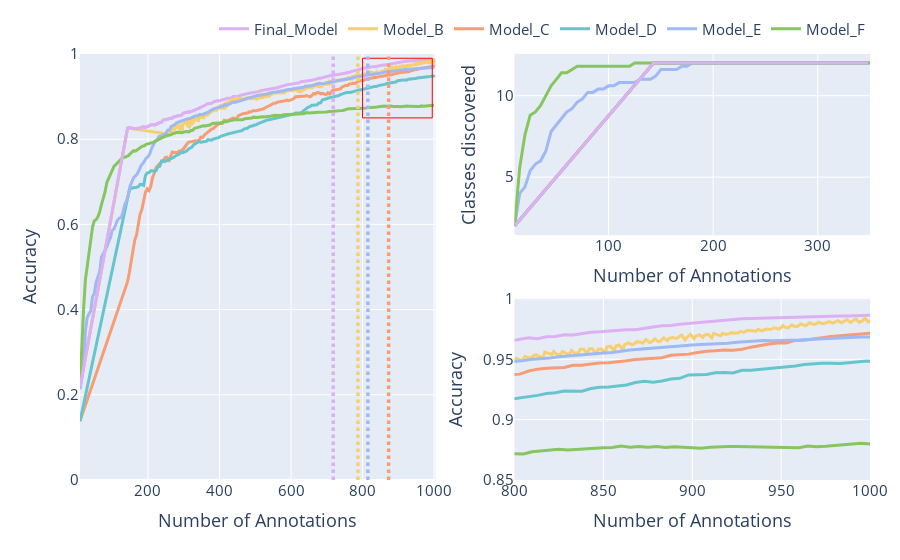

Notebook code for this chart:
### Code cell
import os
import pandas as pd
import plotly.graph_objects as go
from plotly.subplots import make_subplots
import numpy as np

folder = 'Results/OverallCA/USC'

# Get all csv files
files = os.listdir(folder)

import plotly.express as px
pastel = px.colors.qualitative.Pastel

# color key
color_key = {
    'Final_Model': pastel[3],
    'Model_B': pastel[1],
    'Model_C': pastel[2],
    'Model_D': pastel[0],
    'Model_F': pastel[4],
    'Model_E': pastel[5]
}

# Calculate average across 5 iterations
Final_Model = []
Model_B = []
Model_C = []
Model_D = []
Model_F = []
Model_E = []

for file in files:
    df = pd.read_csv(f'{folder}\\{file}')
    method = file.split('_')[0]
    if method == 'OCluDAL':
        if 'Linear' in file:
            if '2iter' in file:
                Model_B.append(df)
            else:
                Final_Model.append(df)
        elif 'RBF' in file:
            Model_C.append(df)
        elif 'KNN5' in file:
            Model_D.append(df)
    elif method == 'Random':
        Model_F.append(df)
    elif method == 'BvSB':
        Model_E.append(df)

Final_Model = pd.concat(Final_Model)
Model_B = pd.concat(Model_B)
Model_C = pd.concat(Model_C)
Model_D = pd.concat(Model_D)
Model_F = pd.concat(Model_F)
Model_E = pd.concat(Model_E)

Final_Model = Final_Model.groupby('Number of Annotations').mean(numeric_only=True).reset_index()
Model_B = Model_B.groupby('Number of Annotations').mean(numeric_only=True).reset_index()
Model_C = Model_C.groupby('Number of Annotations').mean(numeric_only=True).reset_index()
Model_D = Model_D.groupby('Number of Annotations').mean(numeric_only=True).reset_index()
Model_F = Model_F.groupby('Number of Annotations').mean(numeric_only=True).reset_index()
Model_E = Model_E.groupby('Number of Annotations').mean(numeric_only=True).reset_index()

# Decrease accuracies for Model_E
Model_E['Accuracy'] = Model_E['Accuracy'] * 0.98

# Map dfs to colors
dfs = [Final_Model, Model_B, Model_C, Model_D, Model_E, Model_F]
color_keys = ['Final_Model', 'Model_B', 'Model_C', 'Model_D', 'Model_E', 'Model_F']

# Reverse order of dfs

# fig = make_subplots(rows=1, cols=2, column_widths=[0.7, 0.3])
# subplot1 = 2 rows, 1 column
fig = make_subplots(rows=2, cols=2, specs=[[{"rowspan":2}, {}],
                                            [None, {}]])
                                                    

# Add annotation box to identify zoomed in plot
fig.add_shape(
        type="rect",
        xref="x",
        yref="y",
        x0=800,
        y0=0.85,
        x1=995,
        y1=0.99,
        # Dotted line
        line=dict(
            color="Red",
            width=1,
            # dash="dash",
        ),
        col=1, row=1
    )

for df, file in zip(dfs, color_keys):
    color = color_key[file]

    # Add vertical line when accuracy is reaches 0.95
    dff = df[df['Accuracy'] >= 0.95]
    if len(dff) > 0:
        print(dff['Number of Annotations'].iloc[0])
        fig.add_shape(type='line',
                    xref='x',
                    yref='y',
                    x0=dff['Number of Annotations'].iloc[0],
                    y0=0,
                    x1=dff['Number of Annotations'].iloc[0],
                    y1=1,
                    # dot dash line
                    line=dict(color=color, width=3.5, dash='dot'),
                    row=1,
                    col=1)


    fig.add_trace(go.Scatter(
        x=df['Number of Annotations'],
        y=df['Accuracy'], 
        name=file, 
        line=dict(color=color, width=3)),
        row=1,
        col=1)
    
    # zoomed in plot for 800-1000
    fig.add_trace(go.Scatter(
        x=df['Number of Annotations'],
        y=df['Accuracy'],
        showlegend=False,
        line=dict(color=color, width=3)),
        row=2,
        col=2)

    df = df[df['Number of Annotations'] <= 350]
    fig.add_trace(go.Scatter(
        x=df['Number of Annotations'],
        y=df['Classes'], 
        showlegend=False,
        line=dict(color=color, width=3)),
        row=1,
        col=2)
    

df = dfs[0]
df = df[df['Number of Annotations'] <= 350]
fig.add_trace(go.Scatter(
    x=df['Number of Annotations'],
    y=df['Classes'], 
    showlegend=False,
    line=dict(color=pastel[3], width=3)),
    row=1,
    col=2)

fig.add_trace(go.Scatter(
        x=df['Number of Annotations'],
        y=df['Accuracy'], 
        showlegend=False,
        line=dict(color=pastel[3], width=3)),
        row=1,
        col=1)




# Update ylim and set axis labels
fig.update_yaxes(range=[0, 1], row=1, col=1)
fig.update_xaxes(title_text='Number of Annotations')
fig.update_yaxes(title_text='Accuracy', row=1, col=1)
fig.update_yaxes(title_text='Classes discovered', row=1, col=2)

fig.update_yaxes(range=[0.85, 1], row=2, col=2, title_text='Accuracy')
fig.update_xaxes(range=[800, 1000], row=2, col=2)

# Horizontal legend
fig.update_layout(legend=dict(
    orientation="h",
    yanchor="bottom",
    y=1.02,
    xanchor="right",
    x=1
))
fig.update_layout(margin=dict(t=20, r=20))
fig.update_layout(font_size=15)
fig.show()
fig.write_image('Results/OverallCA/USC.png', width=1500, height=700, scale=3)

### Figure 1 — Plotly figure (JSON) as saved in the notebook; plotly's stock layout.template omitted (floating-point values rounded to 4 significant figures; data arrays with more than 128 entries replaced by an {"elided": "..."} marker saying what was removed)
{"data": [{"line": {"color": "rgb(220, 176, 242)", "width": 3}, "name": "Final_Model", "type": "scatter", "x": {"elided": "174 int values"}, "xaxis": "x", "y": {"elided": "174 float values"}, "yaxis": "y"}, {"line": {"color": "rgb(220, 176, 242)", "width": 3}, "showlegend": false, "type": "scatter", "x": {"elided": "174 int values"}, "xaxis": "x3", "y": {"elided": "174 float values"}, "yaxis": "y3"}, {"line": {"color": "rgb(220, 176, 242)", "width": 3}, "showlegend": false, "type": "scatter", "x": [10, 143, 148, 153, 158, 163, 168, 173, 178, 183, 188, 193, 198, 203, 208, 213, 218, 223, 228, 233, 238, 243, 248, 253, 258, 263, 268, 273, 278, 283, 288, 293, 298, 303, 308, 313, 318, 323, 328, 333, 338, 343, 348], "xaxis": "x2", "y": [2, 12, 12, 12, 12, 12, 12, 12, 12, 12, 12, 12, 12, 12, 12, 12, 12, 12, 12, 12, 12, 12, 12, 12, 12, 12, 12, 12, 12, 12, 12, 12, 12, 12, 12, 12, 12, 12, 12, 12, 12, 12, 12], "yaxis": "y2"}, {"line": {"color": "rgb(246, 207, 113)", "width": 3}, "name": "Model_B", "type": "scatter", "x": {"elided": "452 int values"}, "xaxis": "x", "y": {"elided": "452 float values"}, "yaxis": "y"}, {"line": {"color": "rgb(246, 207, 113)", "width": 3}, "showlegend": false, "type": "scatter", "x": {"elided": "452 int values"}, "xaxis": "x3", "y": {"elided": "452 float values"}, "yaxis": "y3"}, {"line": {"color": "rgb(246, 207, 113)", "width": 3}, "showlegend": false, "type": "scatter", "x": [10, 143, 256, 257, 259, 261, 262, 264, 266, 267, 269, 271, 272, 274, 276, 277, 279, 281, 282, 284, 286, 287, 289, 291, 292, 294, 296, 297, 299, 301, 302, 304, 306, 307, 309, 311, 312, 314, 316, 317, 319, 321, 322, 324, 326, 327, 329, 331, 332, 334, 336, 337, 339, 341, 342, 344, 346, 347, 349], "xaxis": "x2", "y": [2, 12, 12, 12, 12, 12, 12, 12, 12, 12, 12, 12, 12, 12, 12, 12, 12, 12, 12, 12, 12, 12, 12, 12, 12, 12, 12, 12, 12, 12, 12, 12, 12, 12, 12, 12, 12, 12, 12, 12, 12, 12, 12, 12, 12, 12, 12, 12, 12, 12, 12, 12, 12, 12, 12, 12, 12, 12, 12], "yaxis": "y2"}, {"line": {"color": "rgb(248, 156, 116)", "width": 3}, "name": "Model_C", "type": "scatter", "x": {"elided": "174 int values"}, "xaxis": "x", "y": {"elided": "174 float values"}, "yaxis": "y"}, {"line": {"color": "rgb(248, 156, 116)", "width": 3}, "showlegend": false, "type": "scatter", "x": {"elided": "174 int values"}, "xaxis": "x3", "y": {"elided": "174 float values"}, "yaxis": "y3"}, {"line": {"color": "rgb(248, 156, 116)", "width": 3}, "showlegend": false, "type": "scatter", "x": [10, 143, 148, 153, 158, 163, 168, 173, 178, 183, 188, 193, 198, 203, 208, 213, 218, 223, 228, 233, 238, 243, 248, 253, 258, 263, 268, 273, 278, 283, 288, 293, 298, 303, 308, 313, 318, 323, 328, 333, 338, 343, 348], "xaxis": "x2", "y": [2, 12, 12, 12, 12, 12, 12, 12, 12, 12, 12, 12, 12, 12, 12, 12, 12, 12, 12, 12, 12, 12, 12, 12, 12, 12, 12, 12, 12, 12, 12, 12, 12, 12, 12, 12, 12, 12, 12, 12, 12, 12, 12], "yaxis": "y2"}, {"line": {"color": "rgb(102, 197, 204)", "width": 3}, "name": "Model_D", "type": "scatter", "x": {"elided": "174 int values"}, "xaxis": "x", "y": {"elided": "174 float values"}, "yaxis": "y"}, {"line": {"color": "rgb(102, 197, 204)", "width": 3}, "showlegend": false, "type": "scatter", "x": {"elided": "174 int values"}, "xaxis": "x3", "y": {"elided": "174 float values"}, "yaxis": "y3"}, {"line": {"color": "rgb(102, 197, 204)", "width": 3}, "showlegend": false, "type": "scatter", "x": [10, 143, 148, 153, 158, 163, 168, 173, 178, 183, 188, 193, 198, 203, 208, 213, 218, 223, 228, 233, 238, 243, 248, 253, 258, 263, 268, 273, 278, 283, 288, 293, 298, 303, 308, 313, 318, 323, 328, 333, 338, 343, 348], "xaxis": "x2", "y": [2, 12, 12, 12, 12, 12, 12, 12, 12, 12, 12, 12, 12, 12, 12, 12, 12, 12, 12, 12, 12, 12, 12, 12, 12, 12, 12, 12, 12, 12, 12, 12, 12, 12, 12, 12, 12, 12, 12, 12, 12, 12, 12], "yaxis": "y2"}, {"line": {"color": "rgb(158, 185, 243)", "width": 3}, "name": "Model_E", "type": "scatter", "x": {"elided": "199 int values"}, "xaxis": "x", "y": {"elided": "199 float values"}, "yaxis": "y"}, {"line": {"color": "rgb(158, 185, 243)", "width": 3}, "showlegend": false, "type": "scatter", "x": {"elided": "199 int values"}, "xaxis": "x3", "y": {"elided": "199 float values"}, "yaxis": "y3"}, {"line": {"color": "rgb(158, 185, 243)", "width": 3}, "showlegend": false, "type": "scatter", "x": [10, 15, 20, 25, 30, 35, 40, 45, 50, 55, 60, 65, 70, 75, 80, 85, 90, 95, 100, 105, 110, 115, 120, 125, 130, 135, 140, 145, 150, 155, 160, 165, 170, 175, 180, 185, 190, 195, 200, 205, 210, 215, 220, 225, 230, 235, 240, 245, 250, 255, 260, 265, 270, 275, 280, 285, 290, 295, 300, 305, 310, 315, 320, 325, 330, 335, 340, 345, 350], "xaxis": "x2", "y": [2, 4, 4.4, 5.4, 5.8, 6, 6.6, 7.8, 8.2, 8.6, 9, 9.2, 9.6, 9.8, 10.2, 10.2, 10.4, 10.4, 10.6, 10.6, 10.8, 10.8, 10.8, 10.8, 11, 11, 11, 11.2, 11.6, 11.6, 11.6, 11.6, 11.8, 11.8, 12, 12, 12, 12, 12, 12, 12, 12, 12, 12, 12, 12, 12, 12, 12, 12, 12, 12, 12, 12, 12, 12, 12, 12, 12, 12, 12, 12, 12, 12, 12, 12, 12, 12, 12], "yaxis": "y2"}, {"line": {"color": "rgb(135, 197, 95)", "width": 3}, "name": "Model_F", "type": "scatter", "x": {"elided": "199 int values"}, "xaxis": "x", "y": {"elided": "199 float values"}, "yaxis": "y"}, {"line": {"color": "rgb(135, 197, 95)", "width": 3}, "showlegend": false, "type": "scatter", "x": {"elided": "199 int values"}, "xaxis": "x3", "y": {"elided": "199 float values"}, "yaxis": "y3"}, {"line": {"color": "rgb(135, 197, 95)", "width": 3}, "showlegend": false, "type": "scatter", "x": [10, 15, 20, 25, 30, 35, 40, 45, 50, 55, 60, 65, 70, 75, 80, 85, 90, 95, 100, 105, 110, 115, 120, 125, 130, 135, 140, 145, 150, 155, 160, 165, 170, 175, 180, 185, 190, 195, 200, 205, 210, 215, 220, 225, 230, 235, 240, 245, 250, 255, 260, 265, 270, 275, 280, 285, 290, 295, 300, 305, 310, 315, 320, 325, 330, 335, 340, 345, 350], "xaxis": "x2", "y": [2, 5.6, 7.6, 8.8, 9, 9.4, 10, 10.6, 11, 11.4, 11.4, 11.6, 11.8, 11.8, 11.8, 11.8, 11.8, 11.8, 11.8, 11.8, 11.8, 11.8, 11.8, 12, 12, 12, 12, 12, 12, 12, 12, 12, 12, 12, 12, 12, 12, 12, 12, 12, 12, 12, 12, 12, 12, 12, 12, 12, 12, 12, 12, 12, 12, 12, 12, 12, 12, 12, 12, 12, 12, 12, 12, 12, 12, 12, 12, 12, 12], "yaxis": "y2"}, {"line": {"color": "rgb(220, 176, 242)", "width": 3}, "showlegend": false, "type": "scatter", "x": [10, 143, 148, 153, 158, 163, 168, 173, 178, 183, 188, 193, 198, 203, 208, 213, 218, 223, 228, 233, 238, 243, 248, 253, 258, 263, 268, 273, 278, 283, 288, 293, 298, 303, 308, 313, 318, 323, 328, 333, 338, 343, 348], "xaxis": "x2", "y": [2, 12, 12, 12, 12, 12, 12, 12, 12, 12, 12, 12, 12, 12, 12, 12, 12, 12, 12, 12, 12, 12, 12, 12, 12, 12, 12, 12, 12, 12, 12, 12, 12, 12, 12, 12, 12, 12, 12, 12, 12, 12, 12], "yaxis": "y2"}, {"line": {"color": "rgb(220, 176, 242)", "width": 3}, "showlegend": false, "type": "scatter", "x": [10, 143, 148, 153, 158, 163, 168, 173, 178, 183, 188, 193, 198, 203, 208, 213, 218, 223, 228, 233, 238, 243, 248, 253, 258, 263, 268, 273, 278, 283, 288, 293, 298, 303, 308, 313, 318, 323, 328, 333, 338, 343, 348], "xaxis": "x", "y": [0.2177, 0.826, 0.8274, 0.8264, 0.8267, 0.8244, 0.8256, 0.8243, 0.827, 0.8285, 0.8291, 0.8277, 0.829, 0.8312, 0.8337, 0.8345, 0.8331, 0.8352, 0.8388, 0.8391, 0.8402, 0.8452, 0.8459, 0.8466, 0.848, 0.8485, 0.8498, 0.8528, 0.853, 0.8553, 0.8548, 0.8557, 0.8608, 0.8625, 0.8624, 0.8645, 0.8637, 0.8656, 0.8674, 0.8675, 0.8695, 0.8729, 0.8739], "yaxis": "y"}], "layout": {"font": {"size": 15}, "legend": {"orientation": "h", "x": 1, "xanchor": "right", "y": 1.02, "yanchor": "bottom"}, "margin": {"r": 20, "t": 20}, "shapes": [{"line": {"color": "Red", "width": 1}, "type": "rect", "x0": 800, "x1": 995, "xref": "x", "y0": 0.85, "y1": 0.99, "yref": "y"}, {"line": {"color": "rgb(220, 176, 242)", "dash": "dot", "width": 3.5}, "type": "line", "x0": 718, "x1": 718, "xref": "x", "y0": 0, "y1": 1, "yref": "y"}, {"line": {"color": "rgb(246, 207, 113)", "dash": "dot", "width": 3.5}, "type": "line", "x0": 787, "x1": 787, "xref": "x", "y0": 0, "y1": 1, "yref": "y"}, {"line": {"color": "rgb(248, 156, 116)", "dash": "dot", "width": 3.5}, "type": "line", "x0": 873, "x1": 873, "xref": "x", "y0": 0, "y1": 1, "yref": "y"}, {"line": {"color": "rgb(158, 185, 243)", "dash": "dot", "width": 3.5}, "type": "line", "x0": 815, "x1": 815, "xref": "x", "y0": 0, "y1": 1, "yref": "y"}], "xaxis": {"anchor": "y", "domain": [0, 0.45], "title": {"text": "Number of Annotations"}}, "xaxis2": {"anchor": "y2", "domain": [0.55, 1], "title": {"text": "Number of Annotations"}}, "xaxis3": {"anchor": "y3", "domain": [0.55, 1], "range": [800, 1000], "title": {"text": "Number of Annotations"}}, "yaxis": {"anchor": "x", "domain": [0, 1], "range": [0, 1], "title": {"text": "Accuracy"}}, "yaxis2": {"anchor": "x2", "domain": [0.575, 1], "title": {"text": "Classes discovered"}}, "yaxis3": {"anchor": "x3", "domain": [0, 0.425], "range": [0.85, 1], "title": {"text": "Accuracy"}}}}
